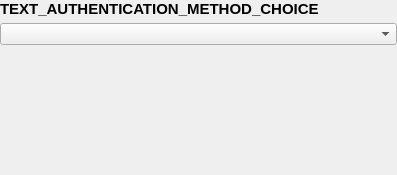
<?xml version="1.0" encoding="UTF-8"?>
<ui version="4.0">
 <class>AuthenticationChoiceWidget</class>
 <widget class="QWidget" name="AuthenticationChoiceWidget">
  <property name="geometry">
   <rect>
    <x>0</x>
    <y>0</y>
    <width>397</width>
    <height>175</height>
   </rect>
  </property>
  <property name="windowTitle">
   <string>Form</string>
  </property>
  <layout class="QVBoxLayout" name="verticalLayout">
   <property name="spacing">
    <number>20</number>
   </property>
   <property name="leftMargin">
    <number>0</number>
   </property>
   <property name="topMargin">
    <number>0</number>
   </property>
   <property name="rightMargin">
    <number>0</number>
   </property>
   <property name="bottomMargin">
    <number>0</number>
   </property>
   <item>
    <layout class="QVBoxLayout" name="verticalLayout_2">
     <property name="spacing">
      <number>5</number>
     </property>
     <item>
      <widget class="QLabel" name="label">
       <property name="font">
        <font>
         <pointsize>11</pointsize>
         <weight>75</weight>
         <bold>true</bold>
        </font>
       </property>
       <property name="text">
        <string>TEXT_AUTHENTICATION_METHOD_CHOICE</string>
       </property>
      </widget>
     </item>
     <item>
      <widget class="QComboBox" name="combo_auth_method"/>
     </item>
    </layout>
   </item>
   <item>
    <widget class="QWidget" name="widget" native="true">
     <property name="sizePolicy">
      <sizepolicy hsizetype="Preferred" vsizetype="Expanding">
       <horstretch>0</horstretch>
       <verstretch>0</verstretch>
      </sizepolicy>
     </property>
     <layout class="QVBoxLayout" name="verticalLayout_3">
      <property name="spacing">
       <number>0</number>
      </property>
      <property name="leftMargin">
       <number>0</number>
      </property>
      <property name="topMargin">
       <number>0</number>
      </property>
      <property name="rightMargin">
       <number>0</number>
      </property>
      <property name="bottomMargin">
       <number>0</number>
      </property>
      <item>
       <layout class="QVBoxLayout" name="main_layout">
        <property name="spacing">
         <number>0</number>
        </property>
       </layout>
      </item>
     </layout>
    </widget>
   </item>
  </layout>
 </widget>
 <resources/>
 <connections/>
</ui>
